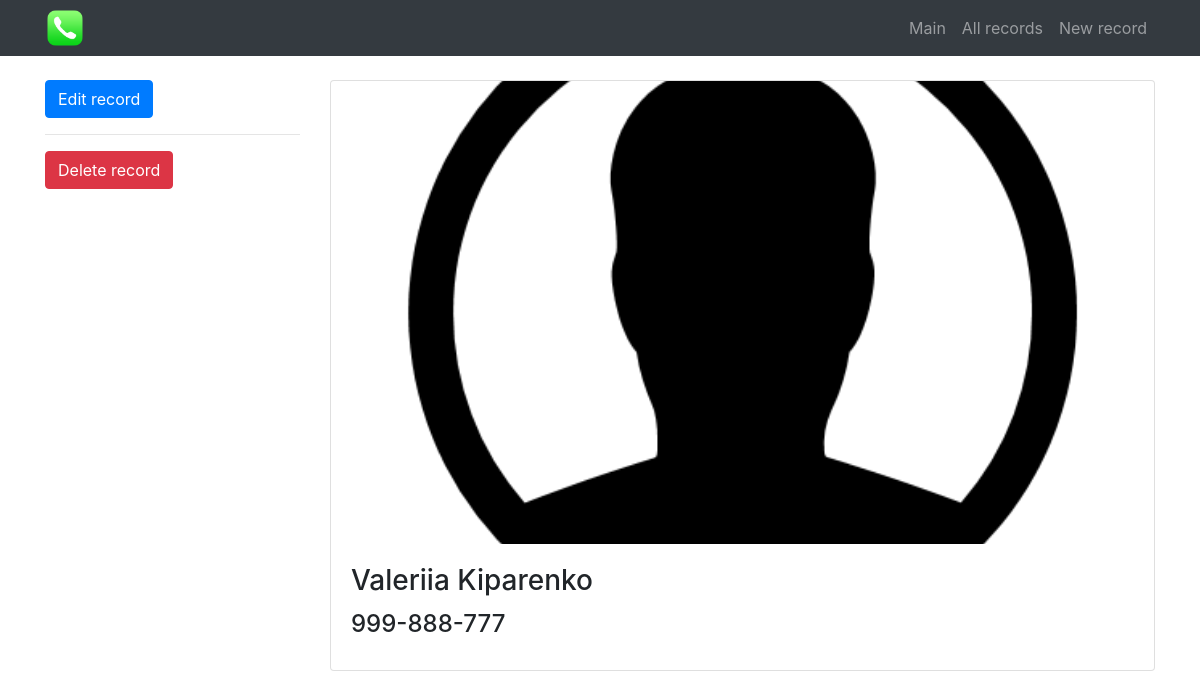
/record/2, run on an earlier commit of the app's database.
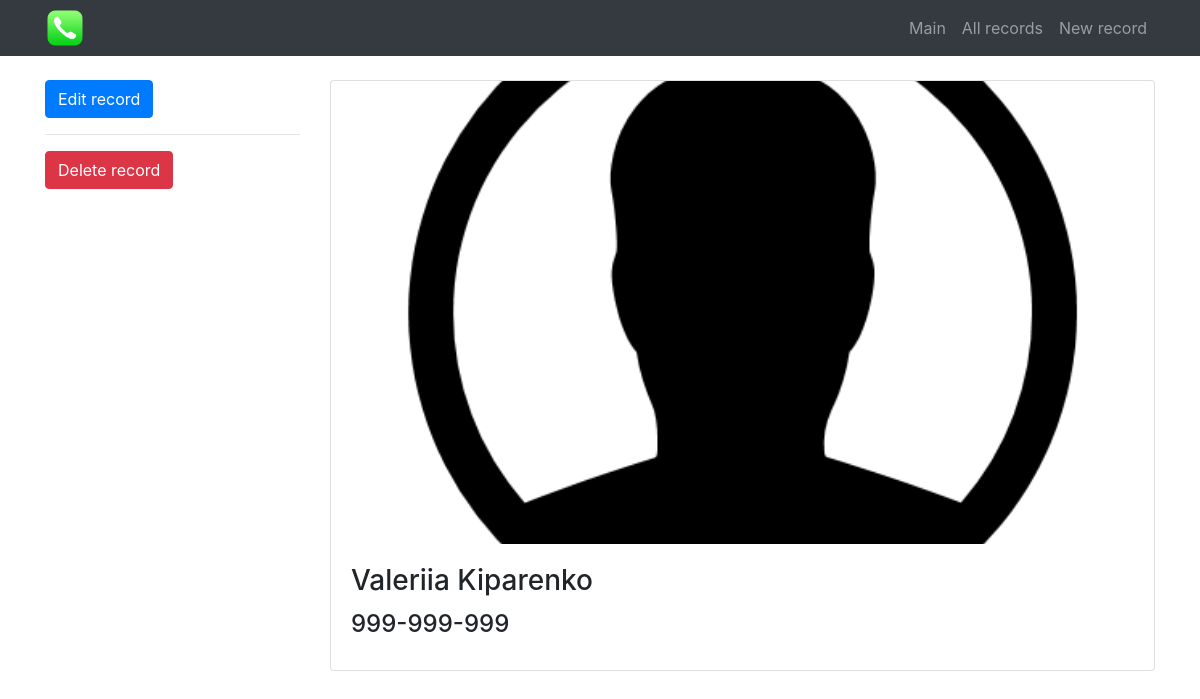
And on a later commit of the database.
### tables this page shows
CREATE TABLE contacts(
                    id      INTEGER PRIMARY KEY AUTOINCREMENT,
                    name    TEXT,
                    phone   TEXT              
);

### HW53n/main53.py (the view)
@app.route("/record/<int:record_id>")
def record(record_id):
    c = get_db().cursor()
    record_from_db = c.execute("""SELECT  c.id, c.name, c.phone
    FROM contacts AS c WHERE c.id = ?""", (record_id,))
    row = c.fetchone()
    try:
        record = {
            "id": row[0],
            "name": row[1],
            "phone": row[2]
        }
    except:
        record = {}
    if record:
        deleteRecordForm = DeleteRecordForm()
        return render_template("record.html", record=record, deleteRecordForm=deleteRecordForm)
    return redirect(url_for("main"))

### HW53n/main53.py
class DeleteRecordForm(RecordForm):
    submit = SubmitField("Delete record")

### HW53n/main53.py (called while the page is built)
def get_db():
    db = getattr(g, '_database', None)
    if db is None:
        db = g._database = sqlite3.connect('db/phonebook.db')
    return db

@app.teardown_appcontext
def close_connection(exception):
    db = getattr(g, "_database", None)
    if db is not None:
        db.close()

### HW53n/templates/record.html (shortened to what this page needs)
{% extends 'base.html' %}
{% block content %}
<div class="row">
  <div class="col-lg-3 my-4">
    <a href="{{ url_for('edit_record', record_id=record.id) }}" class="btn btn-primary">Edit record</a>
    <hr>
    <form class="delete-form" method="POST" action="{{ url_for('delete_record', record_id=record.id) }}">
      {{ deleteRecordForm.submit(class="btn btn-danger", onclick="return confirm('Are you sure you want to delete this
      record?');") }}
    </form>
  </div>
  <div class="col-lg-9">
    <div class="card mt-4">
      <div class="embed-responsive embed-responsive-16by9">
        <img class="card-img-top embed-responsive-item"
          src="{{ url_for('static', filename='images/contact_icon.png') }}">
      </div>
      <div class="card-body">
        <h3 class="card-title">{{ record.name }}</h3>
        <h4 class="card-title">{{ record.phone }}</h4>
      </div>
    </div>
  </div>
</div>
{% endblock %}

What changed in the data, as far as the page shows it:
changed contacts "Valeriia Kiparenko": phone "999-888-777" → "999-999-999"
